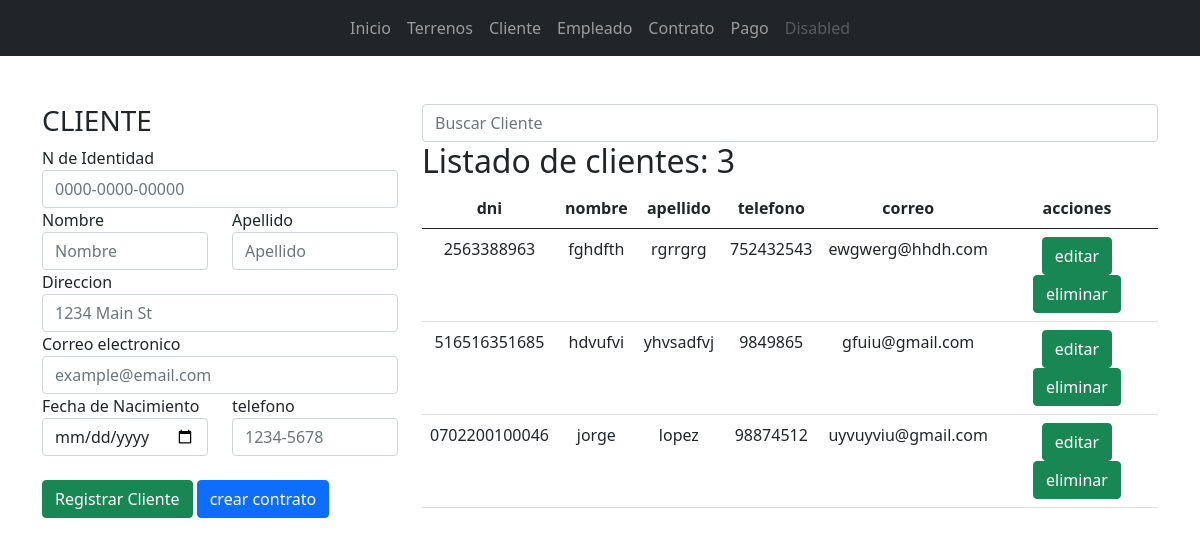
Before: /cliente/ with the older database file.
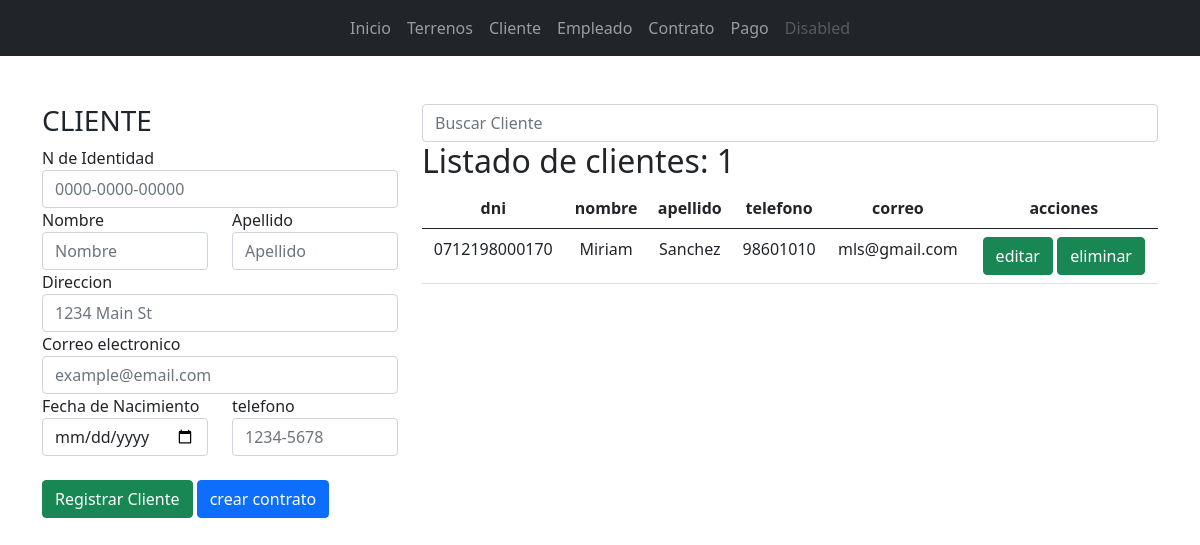
After: the same page with the newer database file.
### app_lotificadora/models.py (models this page shows, shortened)
class Cliente(models.Model):
    dni = models.CharField(max_length=16)
    nombre = models.CharField(max_length=35)
    apellido = models.CharField(max_length=35)
    direccion = models.TextField()
    fecha = models.DateField()
    telefono = models.CharField(max_length=13)
    correo = models.EmailField(max_length=40)
    fecha_ingreso = models.DateField(auto_now_add=True, null=True)
    estado = models.BooleanField(default=True)
    user = models.OneToOneField(User, on_delete=models.CASCADE, null=True, blank=True)

### app_lotificadora/views.py (the view, shortened to what this page needs)
# urls.py: path('cliente/', views.cliente, name="cliente"),
def cliente(request):
    q = request.GET.get('q')
    if q:
        cli = Cliente.objects.filter(nombre__startswith=q).order_by('nombre')
    else:
        cli = Cliente.objects.all().order_by('nombre')
    ctx = {
        'cliente': cli,
    }
    return render(request, 'cliente/cliente.html', ctx)

### app_lotificadora/templates/cliente/cliente.html (shortened to what this page needs)
{% extends "base.html" %}
{% block container %}
    <div class="row">
        <div class="col-md-4">
            <h3>CLIENTE</h3>
            {% if c %}
            <form action="{% url 'mantenimiento_cliente' c.id %}" method="post" id="#frm-cliente">
            {% else %}
            <form action="" method="post" id="#frm-cliente">
            {% endif %}
                <div>
                    <label for="txt-dni">N de Identidad</label>
                    <input name="txt-dni" type="text" value="{{ c.dni }}" class="form-control" id="txt-dni" placeholder="0000-0000-00000" required autofocus>
                </div>
                <div class="row">
                    <div class="col-md-6">
                        <label for="txt-nombre">Nombre</label>
                        <input name="txt-nombre" type="text" value="{{ c.nombre }}" class="form-control" id="txt-nombre" placeholder="Nombre" required autofocus>
                    </div>
                    <div class="col-md-6">
                        <label for="txt-apellido">Apellido</label>
                        <input name="txt-apellido" type="text" value="{{ c.apellido }}" class="form-control" id="txt-apellido" placeholder="Apellido" required autofocus>
                    </div>
                </div>
                <div>
                    <label for="txt-direccion">Direccion</label>
                    <input name="txt-direccion" type="text" value="{{ c.direccion }}" class="form-control" id="txt-direccion" placeholder="1234 Main St" required autofocus>
                </div>
                <div>
                    <label for="txt-correo">Correo electronico</label>
                    <input name="txt-correo" type="email" value="{{ c.correo }}" class="form-control" id="txt-correo" placeholder="example@email.com">
                </div>
                <div class="row">
                    <div class="col-md-6">
                        <label for="txt-fecha">Fecha de Nacimiento</label>
                        <input name="txt-fecha" type="date" value="{{ c.fecha }}" class="form-control" id="txt-fecha" required autofocus>
                    </div>
                    <div class="col-md-6">
                        <label for="txt-telefono">telefono</label>
                        <input name="txt-telefono" type="text" value="{{ c.telefono }}" class="form-control" id="txt-telefono" placeholder="1234-5678" required autofocus>
                    </div>
                </div>
                <div class="mt-4">
                    {% if c %}
                    <input type="submit" class="btn btn-success" value="actualizar Cliente">
                    {% else %}
                    <input type="submit" class="btn btn-success" value="Registrar Cliente">
                    {% endif %}
                    <a href="{% url 'contrato' %}"class="btn btn-primary">crear contrato</a>
                </div>
            </form>
        </div>
        <div class="col-md-8">
            <form action="" method="get">
                <input type="search" name="q" value="{{ q }}" class="form-control" placeholder="Buscar Cliente">
            </form>
            <h2>Listado de clientes: {{ cliente|length }}</h2>
            <div class="table-responsive">
                <table class="table table-hover">
                    <thead>
                        <tr class="text-center">
                            <th>dni</th>
                            <th>nombre</th>
                            <th>apellido</th>
                            <th>telefono</th>
                            <th>correo</th>
                            <th>acciones</th>
                        </tr>
                    </thead>
                    <tbody>
                        {% for c in cliente %}
                            <tr class="text-center">
                                <td>{{ c.dni }}</td>
                                <td>{{ c.nombre }}</td>
                                <td>{{ c.apellido }}</td>
                                <td>{{ c.telefono }}</td>
                                <td>{{ c.correo|default_if_none:'-' }}</td>
                                <td>
                                    <a href="{% url 'mantenimiento_cliente' c.id %}" type="submit" class="btn btn-success">editar</a>
                                    <input type="submit" class="btn btn-success" value="eliminar">
                                </td>
                            </tr>
                        {% empty %}
                            <div class="alert alert-danger">No se encuentran Clientes</div>
                        {% endfor %}
                    </tbody>
                </table>
            </div>
        </div>
    </div>
{% endblock  %}

### global_templates/base.html (shortened to what this page needs)
{% load static %}
<!DOCTYPE html>
<html lang="en">
<head>
    <link href="https://cdn.jsdelivr.net/npm/bootstrap@5.0.2/dist/css/bootstrap.min.css" rel="stylesheet">
</head>
<body>
    <nav class="navbar navbar-expand-lg navbar-dark bg-dark">
        <div class="container-fluid">
            <div class="collapse navbar-collapse justify-content-center" id="navbarCenteredExample">
                <ul class="navbar-nav mb-2 mb-lg-0">
                    <li class="nav-item">
                            <a class="nav-link" href="{}">Inicio</a>
                    </li>
                    <li class="nav-item">
                            <a class="nav-link" href="{% url 'terreno' %}">Terrenos</a>
                    </li>
                    <li class="nav-item">
                            <a class="nav-link" href="{% url 'cliente' %}">Cliente</a>
                    </li>
                    <li class="nav-item">
                            <a class="nav-link" href="{% url 'vendedor' %}">Empleado</a>
                    </li>
                    <li class="nav-item">
                            <a class="nav-link" href="{% url 'contrato' %}">Contrato</a>
                    </li>
                    <li class="nav-item">
                            <a class="nav-link" href="{% url 'pago' %}">Pago</a>
                    </li>
                    <li class="nav-item">
                        <a class="nav-link disabled" href="#" tabindex="-1" aria-disabled="true">Disabled</a>
                    </li>
                </ul>
            </div>
        </div>
    </nav>
    <div class="container mt-5">
        {% block container %}{% endblock %}
    </div>
</body>
</html>

Changed rows visible on the page:
removed Cliente: dni "2563388963", nombre "fghdfth", apellido "rgrrgrg", telefono "752432543", correo "ewgwerg@hhdh.com"
removed Cliente: dni "516516351685", nombre "hdvufvi", apellido "yhvsadfvj", telefono "9849865", correo "gfuiu@gmail.com"
removed Cliente: dni "0702200100046", nombre "jorge", apellido "lopez", telefono "98874512", correo "uyvuyviu@gmail.com"
added Cliente: dni "0712198000170", nombre "Miriam", apellido "Sanchez", telefono "98601010", correo "mls@gmail.com"
Other visible differences:
{{ cliente|length }}: "3" → "1"
